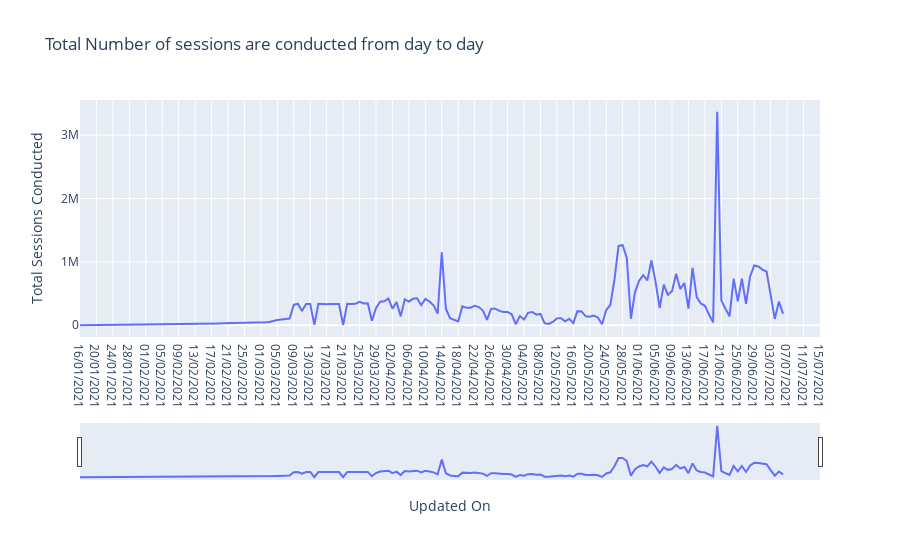

The cell this chart's notebook holds for it:
### Code cell
fig = px.line(andhra,x="Updated On",y="Total Sessions Conducted",title="Total Number of sessions are conducted from day to day")  
fig.update_xaxes(rangeslider_visible=True)

### Figure 1 — Plotly figure (JSON) as saved in the notebook; plotly's stock layout.template omitted (floating-point values rounded to 4 significant figures; data arrays with more than 128 entries replaced by an {"elided": "..."} marker saying what was removed)
{"data": [{"hovertemplate": "Updated On=%{x}<br>Total Sessions Conducted=%{y}<extra></extra>", "legendgroup": "", "line": {"color": "#636efa", "dash": "solid"}, "mode": "lines", "name": "", "orientation": "v", "showlegend": false, "type": "scatter", "x": {"elided": "181 str values"}, "xaxis": "x", "y": {"elided": "181 int values"}, "yaxis": "y"}], "layout": {"legend": {"tracegroupgap": 0}, "title": {"text": "Total Number of sessions are conducted from day to day"}, "xaxis": {"anchor": "y", "domain": [0, 1], "rangeslider": {"visible": true}, "title": {"text": "Updated On"}}, "yaxis": {"anchor": "x", "domain": [0, 1], "title": {"text": "Total Sessions Conducted"}}}}
